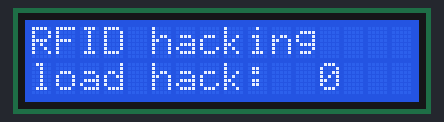
A sketch run on a simulated Arduino Uno, built with avr-gcc and run on an emulated ATmega328P. On the bench: 16×2 character LCD.

Above: at 0.1 s.
At 5.1 s:
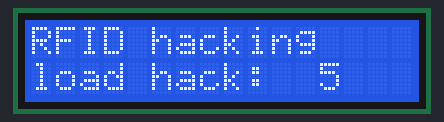
At 10.1 s:
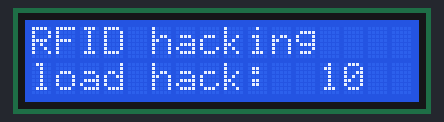
At 20.1 s:
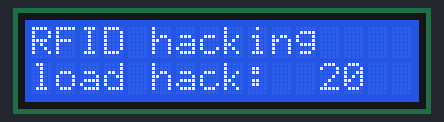
At 30.1 s:
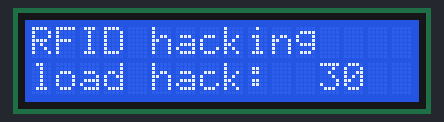
At 39.1 s:
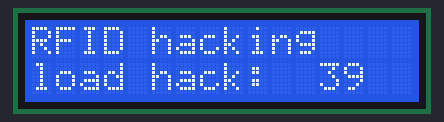

Measured:
- what the display in image 1 shows lasts 1.0 s, from 5.0 s to 6.0 s

The sketch:

LCD_1.ino
```cpp
#include <LiquidCrystal_I2C.h>

LiquidCrystal_I2C lcd(0x27, 16, 2);


void setup() {
  lcd.init();
  lcd.backlight();
  lcd.print("RFID hacking");


}

void loop() {
  lcd.setCursor(0, 1);
  lcd.print("load hack:  ");
  lcd.print(millis() / 1000);


}
```
